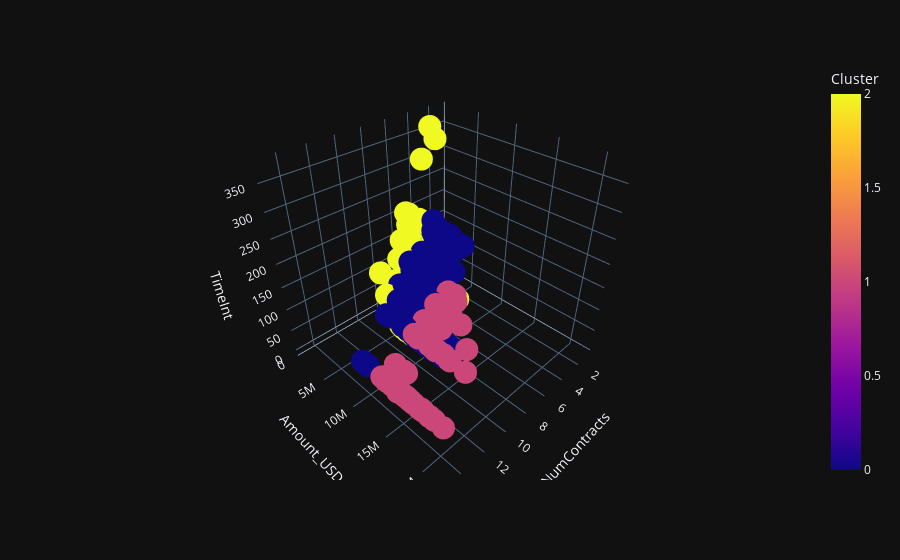

The notebook cell saved with this chart:
### Code cell
fig = px.scatter_3d(df_cluster, x='NumContracts', y='Amount_USD', z='TimeInt',
              color='Cluster')
fig.show()

### Figure 1 — Plotly figure (JSON) as saved in the notebook; plotly's stock layout.template omitted (floating-point values rounded to 4 significant figures; data arrays with more than 128 entries replaced by an {"elided": "..."} marker saying what was removed)
{"data": [{"hovertemplate": "NumContracts=%{x}<br>Amount_USD=%{y}<br>TimeInt=%{z}<br>Cluster=%{marker.color}<extra></extra>", "legendgroup": "", "marker": {"color": {"elided": "590 int values"}, "coloraxis": "coloraxis", "symbol": "circle"}, "mode": "markers", "name": "", "scene": "scene", "showlegend": false, "type": "scatter3d", "x": {"elided": "590 int values"}, "y": {"elided": "590 float values"}, "z": {"elided": "590 int values"}}], "layout": {"coloraxis": {"colorbar": {"title": {"text": "Cluster"}}, "colorscale": [[0, "#0d0887"], [0.1111, "#46039f"], [0.2222, "#7201a8"], [0.3333, "#9c179e"], [0.4444, "#bd3786"], [0.5556, "#d8576b"], [0.6667, "#ed7953"], [0.7778, "#fb9f3a"], [0.8889, "#fdca26"], [1, "#f0f921"]]}, "legend": {"tracegroupgap": 0}, "margin": {"t": 60}, "scene": {"domain": {"x": [0, 1], "y": [0, 1]}, "xaxis": {"title": {"text": "NumContracts"}}, "yaxis": {"title": {"text": "Amount_USD"}}, "zaxis": {"title": {"text": "TimeInt"}}}}}
